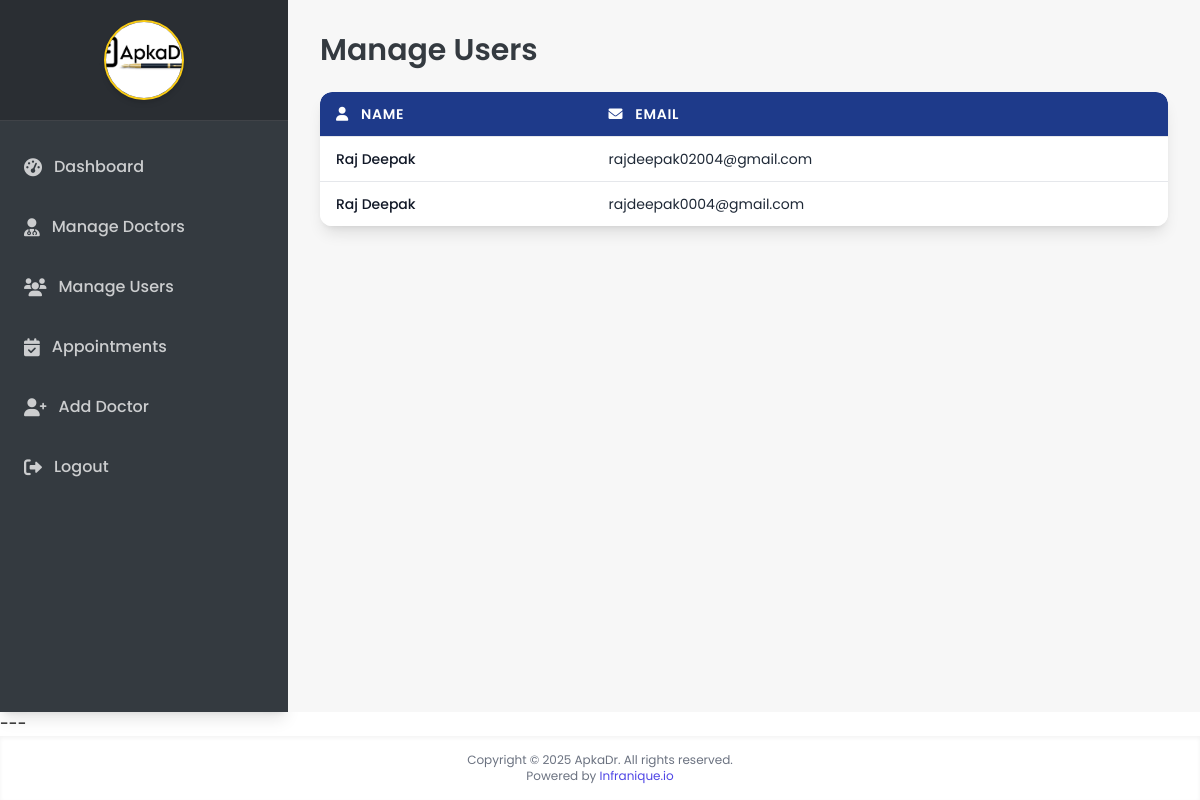
The app's page /manage_users (signed in) with its own data.
### backend/models.py (models this page shows)
class User(db.Model):
    id = db.Column(db.Integer(), primary_key=True)
    fullName = db.Column(db.String(), nullable=False)  # Removed unique=True
    email = db.Column(db.String(), unique=True, nullable=False)
    age = db.Column(db.Integer(), nullable=False)
    phone = db.Column(db.String(), nullable=False)
    address = db.Column(db.String(), nullable=False)
    password = db.Column(db.String(),nullable=False)
    type = db.Column(db.String(), default="general")
    appointments = db.relationship('Appointment', backref='patient', lazy=True, primaryjoin="User.id == Appointment.user_id")

### backend/controllers.py (the view)
@app.route("/manage_users")
def manage_users():
    if session.get("user_type") != "admin":
        flash("Unauthorized access", "danger")
        return redirect(url_for("login_page"))
    users = User.query.filter(User.type != 'admin').all()
    return render_template("admin/manage_users.html", users=users)

### templates/admin/manage_users.html (shortened to what this page needs)
<!DOCTYPE html>
<html lang="en">
<head>
    <script src="https://cdn.tailwindcss.com"></script>
    <link rel="stylesheet" href="https://cdnjs.cloudflare.com/ajax/libs/font-awesome/6.0.0-beta3/css/all.min.css">
</head>
<body class="flex flex-col min-h-screen">
    <div class="flex flex-1">
        <aside id="sidebar" class="w-72 bg-apkadr-black text-white shadow-lg transition-all duration-300 ease-in-out
                       hidden lg:flex flex-col flex-shrink-0">
            <div class="p-5 mb-0 text-center bg-black bg-opacity-20 border-b border-white border-opacity-10">
                <img src="/static/images/apkadr.logo.jpg" alt="ApkaDr. Logo"
                    class="w-20 h-20 object-cover rounded-full mx-auto border-2 border-apkadr-gold shadow-md">
            </div>
            <nav class="mt-4 flex-grow">
                <ul class="flex flex-col">
                    <li>
                        <a class="flex items-center py-4 px-6 text-white text-opacity-75 font-medium
                                  hover:bg-white hover:bg-opacity-10 hover:text-white hover:border-l-4 hover:border-apkadr-gold hover:pl-5"
                            href="{{ url_for('admin_dashboard') }}">
                            <i class="fas fa-tachometer-alt mr-3 text-lg"></i> Dashboard
                        </a>
                    </li>
                    <li>
                        <a class="flex items-center py-4 px-6 text-white text-opacity-75 font-medium
                                  hover:bg-white hover:bg-opacity-10 hover:text-white hover:border-l-4 hover:border-apkadr-gold hover:pl-5"
                            href="{{ url_for('manage_doctors') }}">
                            <i class="fas fa-user-md mr-3 text-lg"></i> Manage Doctors
                        </a>
                    </li>
                    <li>
                        <a class="flex items-center py-4 px-6 text-white text-opacity-75 font-medium
                                  hover:bg-white hover:bg-opacity-10 hover:text-white hover:border-l-4 hover:border-apkadr-gold hover:pl-5
                                  sidebar-link-active"
                            href="{{ url_for('manage_users') }}">
                            <i class="fas fa-users mr-3 text-lg"></i> Manage Users
                        </a>
                    </li>
                    <li>
                        <a class="flex items-center py-4 px-6 text-white text-opacity-75 font-medium
                                  hover:bg-white hover:bg-opacity-10 hover:text-white hover:border-l-4 hover:border-apkadr-gold hover:pl-5"
                            href="{{ url_for('appointments') }}">
                            <i class="fas fa-calendar-check mr-3 text-lg"></i> Appointments
                        </a>
                    </li>
                     <li>
                        <a class="flex items-center py-4 px-6 text-white text-opacity-75 font-medium
                                  hover:bg-white hover:bg-opacity-10 hover:text-white hover:border-l-4 hover:border-apkadr-gold hover:pl-5"
                            href="{{ url_for('add_doctor') }}">
                            <i class="fas fa-user-plus mr-3 text-lg"></i> Add Doctor
                        </a>
                    </li>
                    <li>
                        <a class="flex items-center py-4 px-6 text-white text-opacity-75 font-medium
                                  hover:bg-white hover:bg-opacity-10 hover:text-white hover:border-l-4 hover:border-apkadr-gold hover:pl-5"
                            href="{{ url_for('logout') }}">
                            <i class="fas fa-sign-out-alt mr-3 text-lg"></i> Logout
                        </a>
                    </li>
                </ul>
            </nav>
        </aside>
        <main class="flex-grow p-4 md:p-8 bg-apkadr-light-gray flex flex-col">
            <h2 class="text-3xl font-semibold text-apkadr-black mb-6 mt-0 lg:mt-0 hidden lg:block">Manage Users</h2>
            <div class="bg-white rounded-xl shadow-lg overflow-x-auto">
                <table class="min-w-full divide-y divide-gray-200 vertical-table">
                    <thead class="bg-apkadr-dark-blue text-white">
                        <tr>
                            <th class="px-4 py-3 text-left font-semibold text-sm uppercase tracking-wider rounded-tl-xl">
                                <i class="fas fa-user mr-2"></i> Name</th>
                            <th class="px-4 py-3 text-left font-semibold text-sm uppercase tracking-wider rounded-tr-xl">
                                <i class="fas fa-envelope mr-2"></i> Email</th>
                        </tr>
                    </thead>
                    <tbody class="bg-white divide-y divide-gray-200">
                        {% for user in users %}
                        <tr class="hover:bg-gray-50 transition-colors duration-200">
                            <td data-label="Name" class="px-4 py-3 text-sm font-medium text-gray-900">
                                {{ user.fullName }}</td>
                            <td data-label="Email" class="px-4 py-3 text-sm text-gray-800">
                                {{ user.email }}</td>
                        </tr>
                        {% else %}
                        <tr>
                            <td colspan="2" class="px-4 py-4 text-center text-gray-500 text-base">No users found.
                            </td>
                        </tr>
                        {% endfor %}
                    </tbody>
                </table>
            </div>
        </main>
    </div>
    ---
    <footer class="mt-auto py-4 text-center text-gray-500 text-xs bg-white shadow-inner">
        Copyright &copy; 2025 ApkaDr. All rights reserved.<br>
        Powered by <a href="https://infranique.io" class="text-indigo-600 hover:underline">Infranique.io</a>
    </footer>
</body>
</html>

### templates/admin/manage_users.html (style rules this page uses)
:root { --apkadr-dark-blue: #1e3a8a; --apkadr-gold: #facc15; --apkadr-black: #343a40; --apkadr-light-gray: #f7f7f7; --apkadr-white: #ffffff; }
.sidebar-link-active { @apply bg-white bg-opacity-10 text-white border-l-4 border-apkadr-gold pl-5; }

### records on screen
User: fullName "Raj Deepak", email "rajdeepak02004@gmail.com"
User: fullName "Raj Deepak", email "rajdeepak0004@gmail.com"
